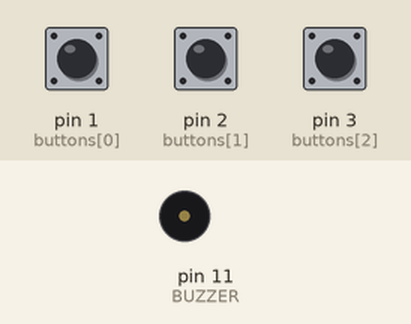
Bench run of a sketch on a simulated Arduino Uno, built with avr-gcc and run on an emulated ATmega328P. Shown: buzzer (waves = sounding). Inputs (shaded band) come from the test bench; at power-on: pin 1 (buttons[0]) LOW, pin 2 (buttons[1]) LOW, pin 3 (buttons[2]) LOW. Random numbers use the default seed unless the sketch sets one.

Above: at 3.4 s.
3.5 s: pin 1 (buttons[0]) pulled HIGH for 1 s
At 3.9 s:
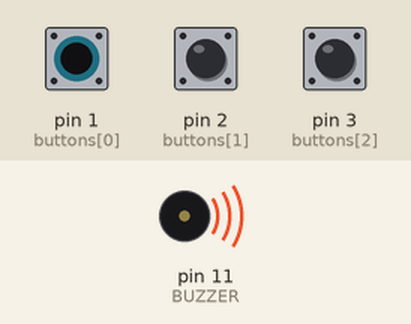
6.0 s: pin 2 (buttons[1]) pulled HIGH for 0.15 s
At 12.5 s:
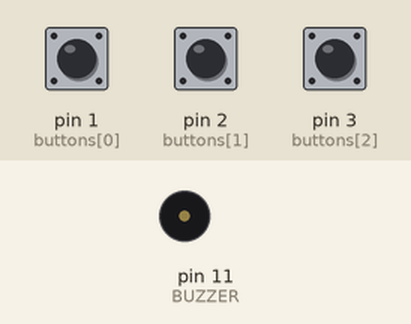
Timing chart, 0 to 14.0 s (numbered marks = the images above; inputs shaded):
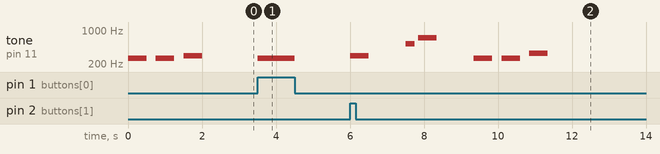

The sketch:

h2.ino
```cpp
#include "pitches.h"

#define BUZZER 11

int buttonCount = 3;
int buttons[3] = {1, 2, 3};
int notes[3] = {NOTE_C4, NOTE_D4, NOTE_E4};

int winSequence[3];
int userSequence[3];

int userNoteCount = 0;

void setup() {
  // set pin modes
  for (int i = 0; i < buttonCount; i++) {
    pinMode(buttons[i], INPUT);
  }
  srand(analogRead(0));
  setWinSequence();
  playWinSequence();
}

void setWinSequence() {
  // set winning sequence
  for (int i = 0; i < buttonCount; i++) {
    winSequence[i] = rand() % 3;
  }
}

void playWinSequence() {
  // play winning sequence
  for (int i = 0; i < 3; i++) {
    tone(BUZZER, notes[winSequence[i]]);
    delay(500);
    noTone(BUZZER);
    delay(250);
  }
}

void playLossTone() {
  tone(BUZZER, NOTE_F3);
  delay(250);
  noTone(BUZZER);
  delay(100);
  tone(BUZZER, NOTE_C3);
  delay(500);
  noTone(BUZZER);
}

void playWinTone() {
  tone(BUZZER, NOTE_C5);
  delay(250);
  noTone(BUZZER);
  delay(100);
  tone(BUZZER, NOTE_F5);
  delay(500);
  noTone(BUZZER);
}

void loop() {
  for (int i = 0; i < buttonCount; i++) {
    int buttonValue = digitalRead(buttons[i]);
    if (buttonValue == HIGH) {
      // play note
      tone(BUZZER, notes[i]);
      delay(500);
      noTone(BUZZER);

      // remember note
      userSequence[userNoteCount] = i;
      userNoteCount++;
    }
  }

  // check for endgame
  if (userNoteCount == buttonCount) {

    // check notes match
    bool userNotesMatch = true;
    for (int i = 0; i < buttonCount; i++) {
      if (winSequence[i] != userSequence[i]) {
        userNotesMatch = false;
        break;
      }
    }

    // play win or loss tone
    delay(1000);
    if (userNotesMatch) {
      playWinTone();
    } else {
      playLossTone();
    }
    delay(1000);


    // reset game
    userNoteCount = 0;
    setWinSequence();
    playWinSequence();
  }
}
```

pitches.h
```cpp
#define NOTE_B0  31
#define NOTE_C1  33
#define NOTE_CS1 35
#define NOTE_D1  37
#define NOTE_DS1 39
#define NOTE_E1  41
#define NOTE_F1  44
#define NOTE_FS1 46
#define NOTE_G1  49
#define NOTE_GS1 52
#define NOTE_A1  55
#define NOTE_AS1 58
#define NOTE_B1  62
#define NOTE_C2  65
#define NOTE_CS2 69
#define NOTE_D2  73
#define NOTE_DS2 78
#define NOTE_E2  82
#define NOTE_F2  87
#define NOTE_FS2 93
#define NOTE_G2  98
#define NOTE_GS2 104
#define NOTE_A2  110
#define NOTE_AS2 117
#define NOTE_B2  123
#define NOTE_C3  131
#define NOTE_CS3 139
#define NOTE_D3  147
#define NOTE_DS3 156
#define NOTE_E3  165
#define NOTE_F3  175
#define NOTE_FS3 185
#define NOTE_G3  196
#define NOTE_GS3 208
#define NOTE_A3  220
#define NOTE_AS3 233
#define NOTE_B3  247
#define NOTE_C4  262
#define NOTE_CS4 277
#define NOTE_D4  294
#define NOTE_DS4 311
#define NOTE_E4  330
#define NOTE_F4  349
#define NOTE_FS4 370
#define NOTE_G4  392
#define NOTE_GS4 415
#define NOTE_A4  440
#define NOTE_AS4 466
#define NOTE_B4  494
#define NOTE_C5  523
#define NOTE_CS5 554
#define NOTE_D5  587
#define NOTE_DS5 622
#define NOTE_E5  659
#define NOTE_F5  698
#define NOTE_FS5 740
#define NOTE_G5  784
#define NOTE_GS5 831
#define NOTE_A5  880
#define NOTE_AS5 932
#define NOTE_B5  988
#define NOTE_C6  1047
#define NOTE_CS6 1109
#define NOTE_D6  1175
#define NOTE_DS6 1245
#define NOTE_E6  1319
#define NOTE_F6  1397
#define NOTE_FS6 1480
#define NOTE_G6  1568
#define NOTE_GS6 1661
#define NOTE_A6  1760
#define NOTE_AS6 1865
#define NOTE_B6  1976
#define NOTE_C7  2093
#define NOTE_CS7 2217
#define NOTE_D7  2349
#define NOTE_DS7 2489
#define NOTE_E7  2637
#define NOTE_F7  2794
#define NOTE_FS7 2960
#define NOTE_G7  3136
#define NOTE_GS7 3322
#define NOTE_A7  3520
#define NOTE_AS7 3729
#define NOTE_B7  3951
#define NOTE_C8  4186
#define NOTE_CS8 4435
#define NOTE_D8  4699
#define NOTE_DS8 4978
```

Measured:
- after the input at 3.5 s, tone on pin 11 (BUZZER): silent → 262 Hz at once, → silent 1.0 s later
- after the input at 6.0 s, tone on pin 11 (BUZZER): plays 294 Hz for 0.50 s, 523 Hz for 0.25 s, 698 Hz for 0.50 s, 262 Hz for 0.50 s, 262 Hz for 0.50 s, 330 Hz for 0.50 s, starting at once
